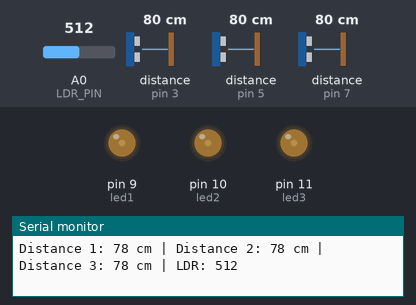
Recording of a sketch running on a simulated Arduino Uno, built with avr-gcc and run on an emulated ATmega328P. On the bench: output pins drawn as LEDs (lit = HIGH), the last lines printed to the serial monitor. Wiring (inferred from the names in the program): 3 × ultrasonic range finder: trigger pin 2, echo pin 3 / trigger pin 4, echo pin 5 / trigger pin 6, echo pin 7. The inputs (shaded band) are chosen by the test bench; at power-on: A0 (LDR_PIN) = 512, distance to the obstacle (sensors on pin 3, pin 5, pin 7) 80 cm. The echo pulse lasts 58.3 µs per cm; pins used as bus, display or sensor lines are not drawn.

Above: at 1.2 s.
1.3 s: A0 (LDR_PIN) set to 791
2.8 s: A0 (LDR_PIN) set to 818
At 3.2 s:
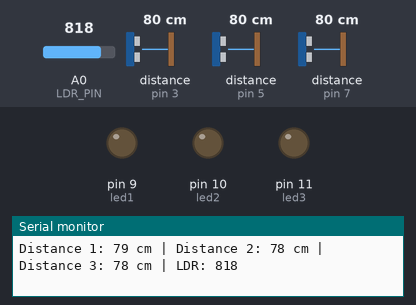
4.3 s: distance to the obstacle (sensor on pin 3) set to 2 cm
7.3 s: A0 (LDR_PIN) set to 790
At 7.9 s:
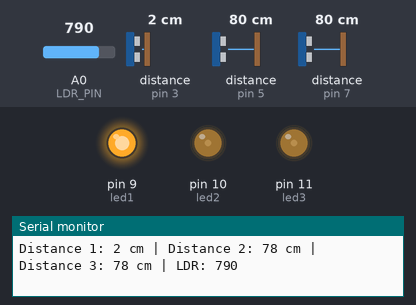
Timing chart, 0 to 9.8 s (numbered marks = the images above; inputs shaded):
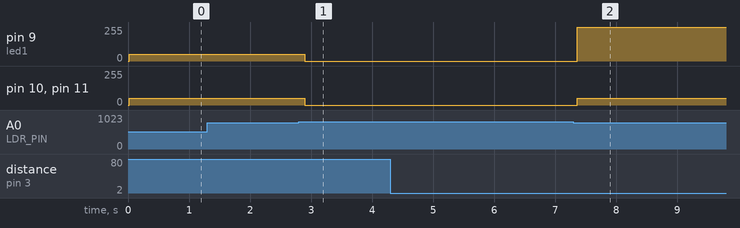

Measured:
- the behaviour switches between 800 and 801 on A0 (LDR_PIN) (found by bisection; images 0 and 1)
- after the input at 2.8 s, pin 9 (led1), pin 10 (led2), pin 11 (led3): 51/255 → 0/255 after 0.09 s
- after the input at 7.3 s, pin 9 (led1): 0/255 → 255/255 after 0.06 s; pin 10 (led2), pin 11 (led3): 0/255 → 51/255 after 0.06 s

The sketch:

04_smart_lighting_ultrasonic.ino
```cpp
#define TRIG1 2
#define ECHO1 3

#define TRIG2 4
#define ECHO2 5

#define TRIG3 6
#define ECHO3 7

#define LDR_PIN A0  // LDR sensor at A0

int led1 = 9;   // First LED
int led2 = 10;  // Second LED
int led3 = 11;  // Third LED

void setup() {
    Serial.begin(9600);

    pinMode(TRIG1, OUTPUT);
    pinMode(ECHO1, INPUT);

    pinMode(TRIG2, OUTPUT);
    pinMode(ECHO2, INPUT);

    pinMode(TRIG3, OUTPUT);
    pinMode(ECHO3, INPUT);

    pinMode(led1, OUTPUT);
    pinMode(led2, OUTPUT);
    pinMode(led3, OUTPUT);
}

long readUltrasonic(int trigPin, int echoPin) {
    digitalWrite(trigPin, LOW);
    delayMicroseconds(2);
    digitalWrite(trigPin, HIGH);
    delayMicroseconds(10);
    digitalWrite(trigPin, LOW);

    long duration = pulseIn(echoPin, HIGH);
    long distance = duration * 0.034 / 2;  // Convert to cm
    return distance;
}

void loop() {
    long distance1 = readUltrasonic(TRIG1, ECHO1);
    long distance2 = readUltrasonic(TRIG2, ECHO2);
    long distance3 = readUltrasonic(TRIG3, ECHO3);

    int ldrValue = analogRead(LDR_PIN);  // Read LDR sensor

    Serial.print("Distance 1: ");
    Serial.print(distance1);
    Serial.print(" cm | Distance 2: ");
    Serial.print(distance2);
    Serial.print(" cm | Distance 3: ");
    Serial.print(distance3);
    Serial.print(" cm | LDR: ");
    Serial.println(ldrValue);

    int defaultBrightness;

    if (ldrValue > 800) {
        // LDR is very bright, turn OFF all LEDs
        analogWrite(led1, 0);
        analogWrite(led2, 0);
        analogWrite(led3, 0);
        return; // Skip further processing
    } else {
        defaultBrightness = 51;  // LDR ≤ 800, all LEDs at 20% brightness
    }

    // Check ultrasonic distances
    if (distance1 <= 20) {
        analogWrite(led1, 255);  // LED 9 full brightness
        analogWrite(led2, defaultBrightness);
        analogWrite(led3, defaultBrightness);
        delay(5000);  // Keep brightness for 5 seconds
    }
    else if (distance2 <= 20) {
        analogWrite(led1, defaultBrightness);
        analogWrite(led2, 255);  // LED 10 full brightness
        analogWrite(led3, defaultBrightness);
        delay(5000);  // Keep brightness for 5 seconds
    }
    else if (distance3 <= 20) {
        analogWrite(led1, defaultBrightness);
        analogWrite(led2, defaultBrightness);
        analogWrite(led3, 255);  // LED 11 full brightness
        delay(5000);  // Keep brightness for 5 seconds
    }

    // After 5 sec, return all LEDs to default brightness
    analogWrite(led1, defaultBrightness);
    analogWrite(led2, defaultBrightness);
    analogWrite(led3, defaultBrightness);

    delay(200);  // Small delay for stability
}
```
